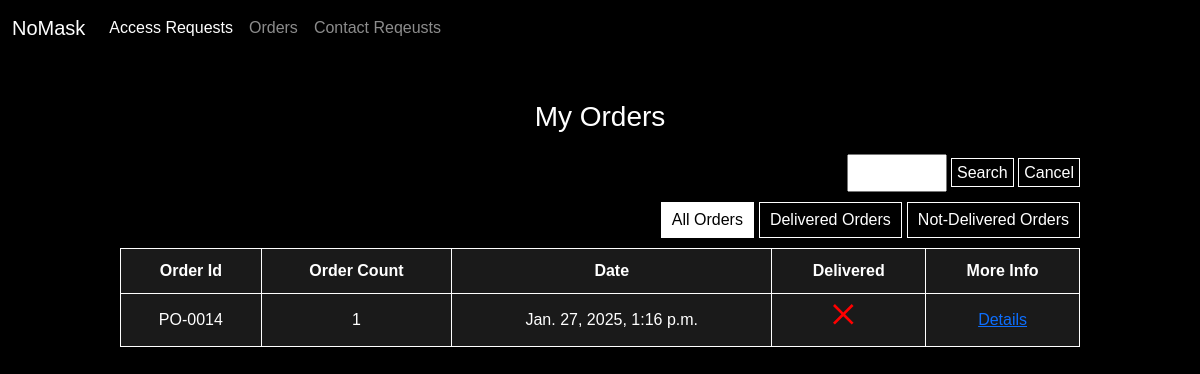
/ordersPage/ (signed in), run on the app's committed database.
### home/models.py (models this page shows, shortened)
class Payment(models.Model):
    unique_id = models.UUIDField(unique=True,editable=False,default=uuid.uuid4)
    first_name = models.CharField(max_length=255,blank=True)
    last_name = models.CharField(max_length=255,blank=True)
    country_code = models.CharField(max_length=255)
    phone = models.CharField(max_length=255,blank=True)
    email = models.EmailField(blank=True)
    order_notes = models.TextField(blank=True)
    street_address_1 = models.CharField(max_length=255, verbose_name='Street Address Line 1', null=True)
    street_address_2 = models.CharField(max_length=255, blank=True, null=True, verbose_name='Street Address Line 2 (optional)')
    city = models.CharField(max_length=100, null=True)
    state = models.CharField(max_length=100, blank=True, null=True)
    zip_code = models.CharField(max_length=20, null=True)
    destination_country = models.CharField(max_length=100, null=True)
    accralocation = models.CharField(max_length=255,null=True,blank=True)
    additional_info = models.TextField(blank=True)
    amount = models.FloatField(blank=True, null=True)
    ref = models.UUIDField(default=uuid.uuid4,editable=False,unique=True)
    verified = models.BooleanField(default=False)
    delivery_price = models.IntegerField(default=0)
    delivered = models.BooleanField(default=False)
    date_created = models.DateTimeField(auto_now_add=True)
    pickupdata = models.BooleanField(default=False)
    class Meta:
        ordering = ('-date_created',)
    @property
    def order_id(self):
        val = str(self.id)
        if len(val) >= 4: # more than 4 values
            return 'PO-' + val
        else:
            loopCount = 4 - len(val)
            for i in range(loopCount):
                val = '0'+ val
            return 'PO-'+ val

class Cart(models.Model):
    payment = models.OneToOneField(Payment,on_delete=models.CASCADE)
    unique_id = models.UUIDField(default=uuid.uuid4,editable=False,unique=True)

class CartObject(models.Model):
    cart = models.ForeignKey(Cart,on_delete=models.CASCADE,related_name='cart_objects')
    product = models.ForeignKey(Product,on_delete=models.SET_NULL,null=True)
    size = models.CharField(max_length=255)
    quantity = models.IntegerField()

### userAdmin/views.py (the view)
# urls.py: path('ordersPage/',OrdersPage.as_view(),name='ordersPage'),
class OrdersPage(View):
    def get(self,request):
        if request.user.is_authenticated and request.user.is_superuser:
            pass  # Allow access
        else:
            return redirect('/')
        payments = Payment.objects.all().filter(verified=True)
        context ={
            'payments':payments,
        }
        return render(request,'userAdmin/ordersPage.html',context)

### userAdmin/templates/userAdmin/ordersPage.html (shortened to what this page needs)
{% load static %}
<!DOCTYPE html>
<html lang="en">
<head>
    <link href="https://cdn.jsdelivr.net/npm/bootstrap@5.3.0-alpha3/dist/css/bootstrap.min.css" rel="stylesheet">
</head>
<body>
<nav class="navbar navbar-expand-lg navbar-dark fixed-top" style="background-color: #000;">
    <div class="container-fluid">
        <a class="navbar-brand" href="#">NoMask</a>
        <div class="collapse navbar-collapse" id="navbarNav">
            <ul class="navbar-nav">
                <li class="nav-item">
                    <a class="nav-link active" aria-current="page" href="#">Access Requests</a>
                </li>
                <li class="nav-item">
                    <a class="nav-link" href="{% url  'ordersPage' %}">Orders</a>
                </li>
                <li class="nav-item">
                    <a class="nav-link" href="#">Contact Reqeusts</a>
                </li>
            </ul>
        </div>
    </div>
</nav>
    <div class="orders-container">
        <h2>My Orders</h2>
        <div style="text-align: right; margin: 10px 0;">
            <input type="number" name="orderSearch" id="orderSearch" style="width: 100px; padding: 5px;">
            <span class="osb" id="search">Search</span>
            <span class="osb" id="cancel">Cancel</span>
        </div>
        <div class="tableToggle">
            <span class="toggler activeOrder" id="all">All Orders</span>
            <span class="toggler" id="Dev">Delivered Orders</span>
            <span class="toggler" id="notDev">Not-Delivered Orders</span>
        </div>
        <table>
            <thead>
                <tr>
                    <th>Order Id</th>
                    <th>Order Count</th>
                    <th>Date</th>
                    <th>Delivered</th>
                    <th>More Info</th>
                </tr>
            </thead>
            <tbody>
                {% for payment in payments %}
                <tr class="tr">
                    <td class="orderId">{{ payment.order_id }}</td>
                    <td>{{ payment.cart.cart_objects.all|length }}</td>
                    <td>{{ payment.date_created }}</td>
                    <td class="delivered {{ payment.delivered }}">
                        {% if payment.delivered == False %}
                        <svg viewBox="0 0 512 512" fill="#ff0000">
                            <g>
                                <polygon
                                    points="328.96 30.2933333 298.666667 0 164.48 134.4 30.2933333 0 0 30.2933333 134.4 164.48 0 298.666667 30.2933333 328.96 164.48 194.56 298.666667 328.96 328.96 298.666667 194.56 164.48">
                                </polygon>
                            </g>
                        </svg>
                        {% else %}
                        <svg viewBox="0 0 24 24" fill="#00a400">
                            <path d="M4 12.6111L8.92308 17.5L20 6.5" stroke-width="2" stroke-linecap="round"
                                stroke-linejoin="round"></path>
                        </svg>
                        {% endif %}
                    </td>
                    <td><a href="{% url 'orderDetails' payment.ref %}">Details</a></td>
                </tr>
                {% endfor %}
            </tbody>
        </table>
    </div>
</body>
</html>

### userAdmin/templates/userAdmin/ordersPage.html (style rules this page uses)
body { background-color: black; color: white !important; margin: 0; padding: 0; font-family: Arial, sans-serif; }
.orders-container { margin: 0 auto; max-width: 1000px; padding: 20px; margin-top: 80px; }
h2 { text-align: center; margin-bottom: 20px; font-size: 28px; }
.tableToggle { display: flex; justify-content: right; gap: 5px; margin-bottom: 10px; }
.tableToggle span { border: 1px solid white; padding: 5px 10px; cursor: pointer; color: white; }
.osb { border: 1px solid white; padding: 5px; cursor: pointer; background-color: black; color: white; }
.activeOrder { background-color: white; color: black !important; }
table { width: 100%; border-collapse: collapse; text-align: center; background-color: rgba(255, 255, 255, 0.1); }
table th, table td { padding: 10px; border: 1px solid white; }
.delivered svg { width: 32px; height: 32px; }

### data on the page
Payment: order_id "PO-0014", cart.cart_objects.all|length "1", date_created "Jan. 27, 2025, 1:16 p.m.", delivered False (drawn)
